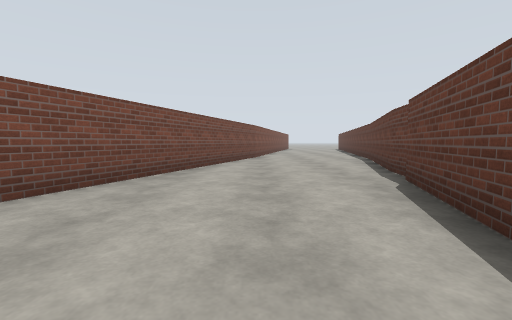
view 1 (above)

23 first-person views from a walk through a Gazebo world. The camera is 1.2 m above the floor, tilts 4° down and sees 90° across. The floor is counted in squares, 2 m on a side. Each view is taken from the middle of a square. On the plan, view 1 faces up. The plan holds only what a view shows up to about 9 squares ahead; the rest is blank. The place goes on beyond the plan.

view 2
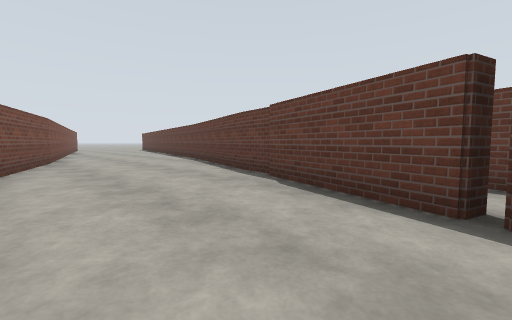

view 3
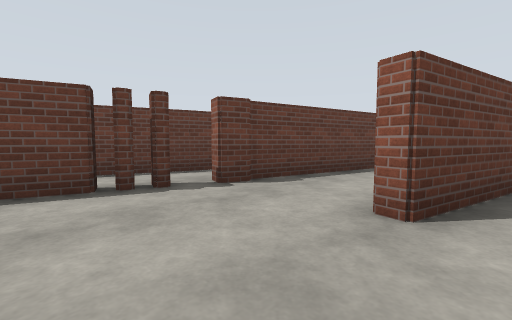

view 4
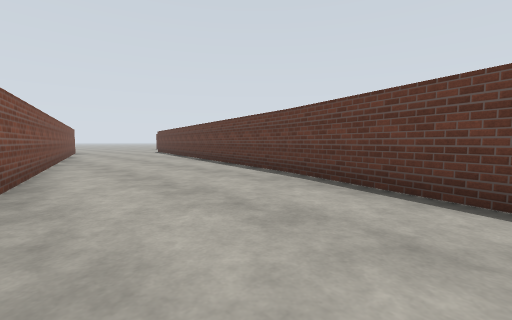

view 5
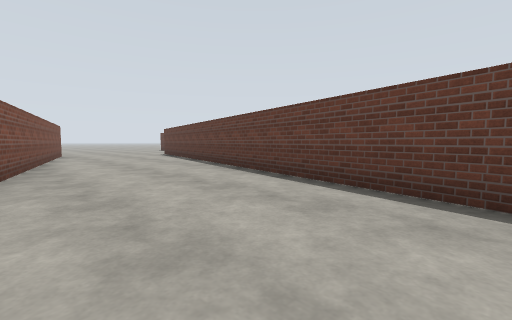

view 6
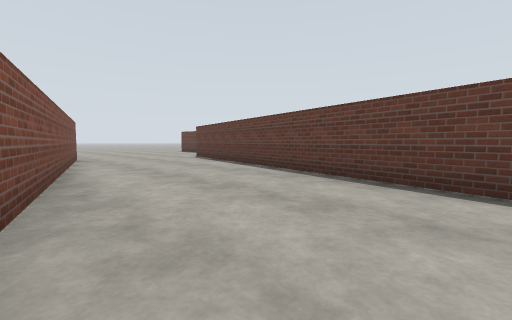

view 7
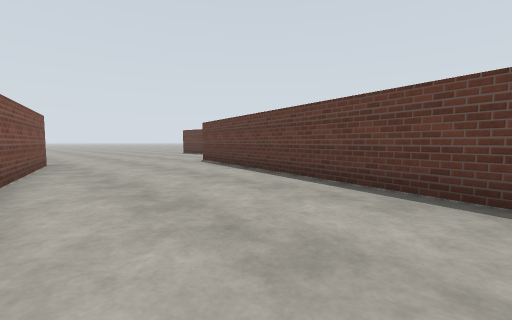

view 8
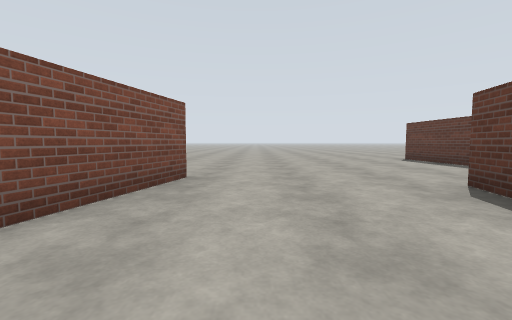

view 9
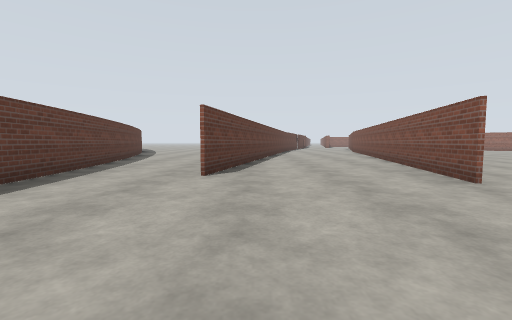

view 10
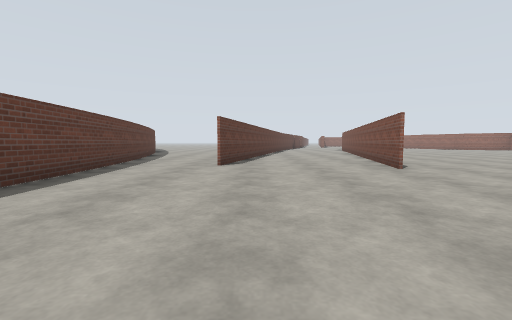

view 11
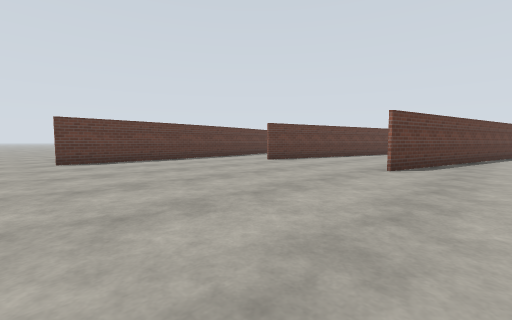

view 12
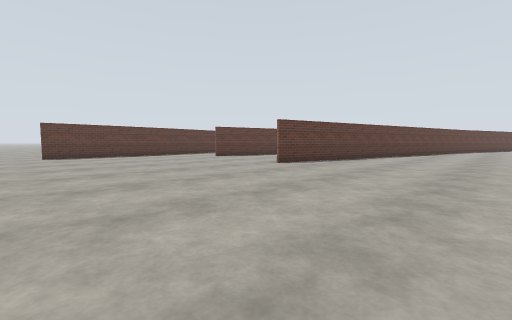

view 13
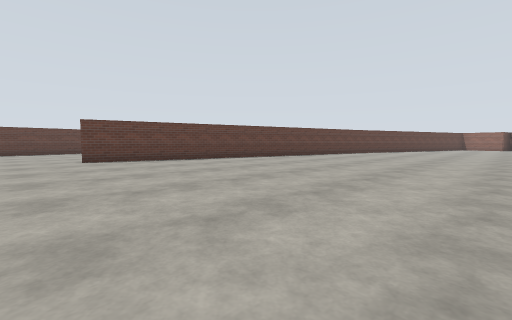

view 14
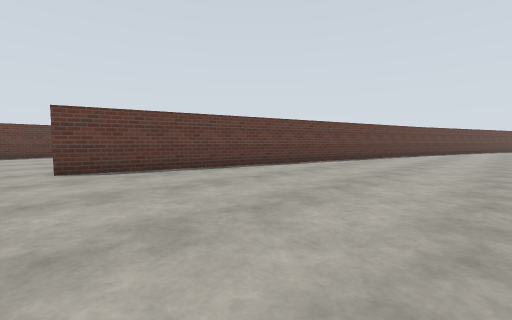

view 15
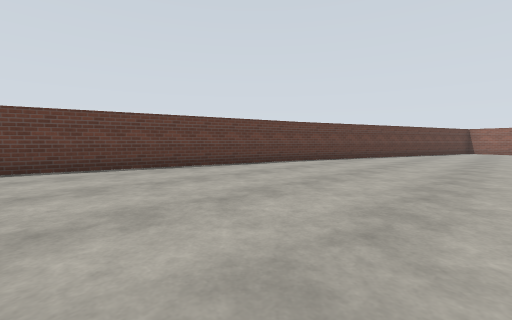

view 16
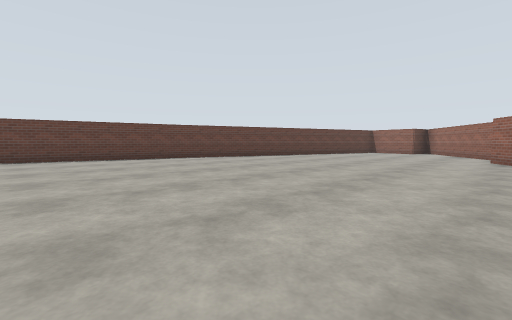

view 17
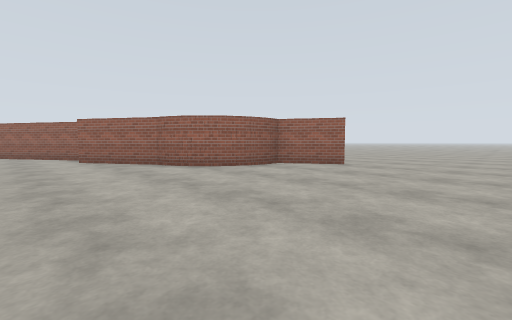

view 18
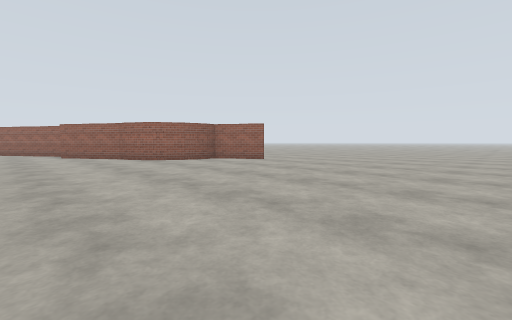

view 19
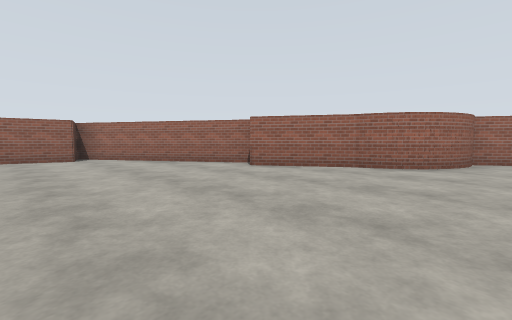

view 20
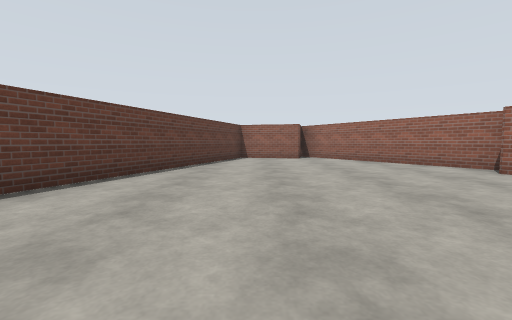

view 21
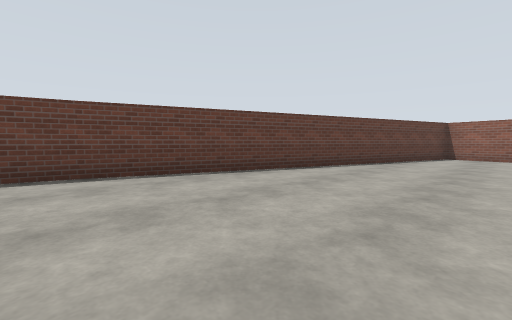

view 22
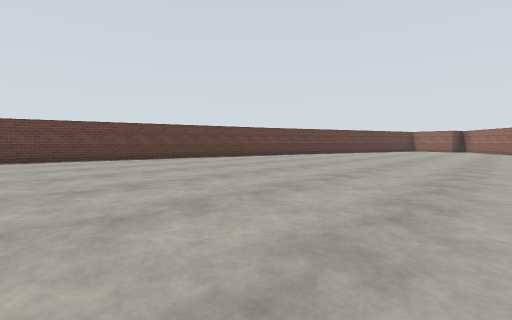

view 23
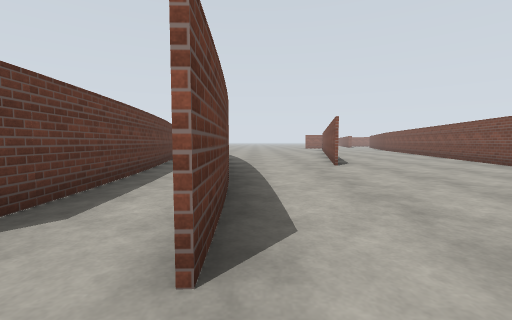

### Floor plan
Points are (right, up) in squares from view 1. A wall is a line through its corners. A room is listed if a view was taken in it or the views show most of it. See-through windows are left out.
Room 1 (views 1, 2, 3, 4, 5, 6, 7, 8)
walls: (4, 9.1) (6.6, 20.2); (2.6, 4.1) (2.8, 5.2); (1.8, 1.1) (1.5, 1.2) (4.1, 9.3); (1.2, 0.6) (1.7, 0.5); (1.2, 0.3) (1.4, 1.1); (0.8, -0.8) (1, -0.2) (1.3, -0.4); (2.7, -0.9) (3.4, 1.3); (2.6, -1.3) (2.7, -0.7); (0.5, -2.9) (1, -0.8); (2.8, 22.4) (0, 10.1) (-2.6, 2.4)
ways out: opening at (4.5, 21.5) to room 2
Room 2 (views 9, 10, 11, 12, 13, 14, 15, 16, 17, 18, 19, 20, 21, 22, 23)
walls: (-0.1, 10.1) (2.8, 22.4); (-10.5, 8.5) (-10.2, 8.1); (-11.7, 9.3) (-11.2, 9.1); (-13.6, 10.9) (-12.6, 9.3) (-11.8, 9.3); (-10, 7.4) (-8.5, 5.1); (6.6, 20.2) (6.9, 21.6); (-9.2, 4.7) (-5.9, -0.6) (-5.6, 0.7) (-3.4, 0.2) (-0.1, 10.2); (9.7, 21.5) (9.5, 23.2); (9.4, 23) (9.2, 27)
ways out: opening at (4.5, 21.5) to room 1; opening at (9, 27.5) to room 3; opening at (8.5, 22)
Room 3 (no view inside)
walls: (11.4, 21.2) (11, 26.1)
ways out: opening at (9, 27.5) to room 2; opening at (11, 27.5)

Where each view was taken, in squares from view 1:
view 1: 0 up, 0 right, facing up
view 2: 1 up, 1 left, facing up-right
view 3: 2 up, 2 left, facing down-right
view 4: 6 up, 0 right, facing up-right
view 5: 9 up, 1 right, facing up-right
view 6: 12 up, 1 right, facing up-right
view 7: 14 up, 2 right, facing up-right
view 8: 18 up, 4 right, facing up
view 9: 26 up, 6 right, facing down
view 10: 28 up, 6 right, facing down
view 11: 28 up, 1 right, facing down-right
view 12: 28 up, 2 left, facing down-right
view 13: 24 up, 6 left, facing down-right
view 14: 23 up, 3 left, facing down-right
view 15: 17 up, 5 left, facing down-right
view 16: 15 up, 9 left, facing down-right
view 17: 14 up, 7 left, facing down-left
view 18: 17 up, 7 left, facing down-left
view 19: 10 up, 4 left, facing down-left
view 20: 10 up, 4 left, facing down
view 21: 11 up, 5 left, facing down-right
view 22: 19 up, 8 left, facing down-right
view 23: 28 up, 9 right, facing down
